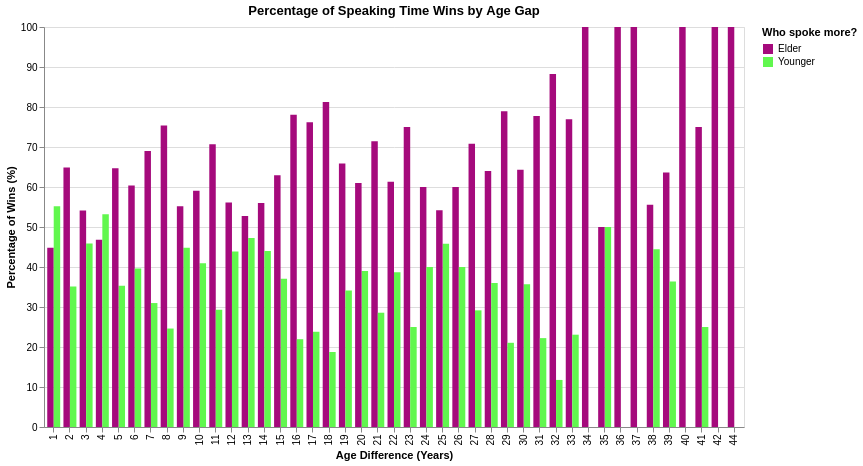

Write notebook code for a chart like this one.
### Code cell
# Percentage of Speaking Time Wins by Age Gap
# Step 1: คำนวณ Time Leader
time_leader_map = {}

for conv_id, group in df.groupby('conversation_id'):
    if len(group) == 2:
        group = group.sort_values('age')
        younger = group.iloc[0]
        older = group.iloc[1]

        winner = 'Tie'

        if older['age'] > younger['age']:
            if older['total_speaking_time'] > younger['total_speaking_time']:
                winner = 'Elder'
            elif younger['total_speaking_time'] > older['total_speaking_time']:
                winner = 'Younger'
        else:
            winner = 'Same Age'

        time_leader_map[conv_id] = winner

df['time_leader'] = df['conversation_id'].map(time_leader_map)


# Step 2: เตรียมข้อมูลให้ 1 คู่ = 1 observation และตัด same age, tie
df_convo = df.drop_duplicates(subset=['conversation_id'])
df_filtered = df_convo[df_convo['time_leader'].isin(['Elder', 'Younger'])]

counts = (
    df_filtered
    .groupby(['age_diff', 'time_leader'])
    .size()
    .reset_index(name='count')
)

total_per_diff = counts.groupby('age_diff')['count'].transform('sum')
counts['percentage'] = (counts['count'] / total_per_diff) * 100
counts = counts.sort_values('age_diff')


# Step 3: Altair Visualization 
bar = alt.Chart(counts).mark_bar().encode(
    x=alt.X('age_diff:O',
            title='Age Difference (Years)',
            sort='ascending'),
    xOffset='time_leader:N',  
    y=alt.Y('percentage:Q',
            title='Percentage of Wins (%)'),
    color=alt.Color(
        'time_leader:N',
        scale=alt.Scale(
            domain=['Elder', 'Younger'],
            range=["#A50A7C", "#61F74E"]
        ),
        title='Who spoke more?'
    )
).properties(
    width=700,
    height=400,
    title='Percentage of Speaking Time Wins by Age Gap'
)


Percentage_of_Speaking_Time_Wins_by_Age_Gap_chart = bar 
Percentage_of_Speaking_Time_Wins_by_Age_Gap_chart

# save เป็น png
#Percentage_of_Speaking_Time_Wins_by_Age_Gap_chart.save('Percentage_of_Speaking_Time_Wins_by_Age_Gap_chart.png')

### Figure 1 — Vega-Lite specification as saved in the notebook (floating-point values rounded to 4 significant figures)
{"config": {"view": {"continuousWidth": 300, "continuousHeight": 300}}, "data": {"name": "data-c9becd94d340813692169c0b786d5e9b"}, "mark": {"type": "bar"}, "encoding": {"color": {"field": "time_leader", "scale": {"domain": ["Elder", "Younger"], "range": ["#A50A7C", "#61F74E"]}, "title": "Who spoke more?", "type": "nominal"}, "x": {"field": "age_diff", "sort": "ascending", "title": "Age Difference (Years)", "type": "ordinal"}, "xOffset": {"field": "time_leader", "type": "nominal"}, "y": {"field": "percentage", "title": "Percentage of Wins (%)", "type": "quantitative"}}, "height": 400, "title": "Percentage of Speaking Time Wins by Age Gap", "width": 700, "$schema": "https://vega.github.io/schema/vega-lite/v6.1.0.json", "datasets": {"data-c9becd94d340813692169c0b786d5e9b": [{"age_diff": 1.0, "time_leader": "Elder", "count": 39, "percentage": 44.83}, {"age_diff": 1.0, "time_leader": "Younger", "count": 48, "percentage": 55.17}, {"age_diff": 2.0, "time_leader": "Elder", "count": 61, "percentage": 64.89}, {"age_diff": 2.0, "time_leader": "Younger", "count": 33, "percentage": 35.11}, {"age_diff": 3.0, "time_leader": "Elder", "count": 46, "percentage": 54.12}, {"age_diff": 3.0, "time_leader": "Younger", "count": 39, "percentage": 45.88}, {"age_diff": 4.0, "time_leader": "Elder", "count": 44, "percentage": 46.81}, {"age_diff": 4.0, "time_leader": "Younger", "count": 50, "percentage": 53.19}, {"age_diff": 5.0, "time_leader": "Younger", "count": 24, "percentage": 35.29}, {"age_diff": 5.0, "time_leader": "Elder", "count": 44, "percentage": 64.71}, {"age_diff": 6.0, "time_leader": "Elder", "count": 35, "percentage": 60.34}, {"age_diff": 6.0, "time_leader": "Younger", "count": 23, "percentage": 39.66}, {"age_diff": 7.0, "time_leader": "Elder", "count": 49, "percentage": 69.01}, {"age_diff": 7.0, "time_leader": "Younger", "count": 22, "percentage": 30.99}, {"age_diff": 8.0, "time_leader": "Elder", "count": 49, "percentage": 75.38}, {"age_diff": 8.0, "time_leader": "Younger", "count": 16, "percentage": 24.62}, {"age_diff": 9.0, "time_leader": "Younger", "count": 26, "percentage": 44.83}, {"age_diff": 9.0, "time_leader": "Elder", "count": 32, "percentage": 55.17}, {"age_diff": 10.0, "time_leader": "Younger", "count": 27, "percentage": 40.91}, {"age_diff": 10.0, "time_leader": "Elder", "count": 39, "percentage": 59.09}, {"age_diff": 11.0, "time_leader": "Elder", "count": 41, "percentage": 70.69}, {"age_diff": 11.0, "time_leader": "Younger", "count": 17, "percentage": 29.31}, {"age_diff": 12.0, "time_leader": "Elder", "count": 32, "percentage": 56.14}, {"age_diff": 12.0, "time_leader": "Younger", "count": 25, "percentage": 43.86}, {"age_diff": 13.0, "time_leader": "Elder", "count": 29, "percentage": 52.73}, {"age_diff": 13.0, "time_leader": "Younger", "count": 26, "percentage": 47.27}, {"age_diff": 14.0, "time_leader": "Elder", "count": 28, "percentage": 56.0}, {"age_diff": 14.0, "time_leader": "Younger", "count": 22, "percentage": 44.0}, {"age_diff": 15.0, "time_leader": "Younger", "count": 20, "percentage": 37.04}, {"age_diff": 15.0, "time_leader": "Elder", "count": 34, "percentage": 62.96}, {"age_diff": 16.0, "time_leader": "Elder", "count": 32, "percentage": 78.05}, {"age_diff": 16.0, "time_leader": "Younger", "count": 9, "percentage": 21.95}, {"age_diff": 17.0, "time_leader": "Elder", "count": 32, "percentage": 76.19}, {"age_diff": 17.0, "time_leader": "Younger", "count": 10, "percentage": 23.81}, {"age_diff": 18.0, "time_leader": "Elder", "count": 39, "percentage": 81.25}, {"age_diff": 18.0, "time_leader": "Younger", "count": 9, "percentage": 18.75}, {"age_diff": 19.0, "time_leader": "Elder", "count": 27, "percentage": 65.85}, {"age_diff": 19.0, "time_leader": "Younger", "count": 14, "percentage": 34.15}, {"age_diff": 20.0, "time_leader": "Younger", "count": 16, "percentage": 39.02}, {"age_diff": 20.0, "time_leader": "Elder", "count": 25, "percentage": 60.98}, {"age_diff": 21.0, "time_leader": "Elder", "count": 20, "percentage": 71.43}, {"age_diff": 21.0, "time_leader": "Younger", "count": 8, "percentage": 28.57}, {"age_diff": 22.0, "time_leader": "Elder", "count": 19, "percentage": 61.29}, {"age_diff": 22.0, "time_leader": "Younger", "count": 12, "percentage": 38.71}, {"age_diff": 23.0, "time_leader": "Elder", "count": 21, "percentage": 75.0}, {"age_diff": 23.0, "time_leader": "Younger", "count": 7, "percentage": 25.0}, {"age_diff": 24.0, "time_leader": "Elder", "count": 12, "percentage": 60.0}, {"age_diff": 24.0, "time_leader": "Younger", "count": 8, "percentage": 40.0}, {"age_diff": 25.0, "time_leader": "Younger", "count": 11, "percentage": 45.83}, {"age_diff": 25.0, "time_leader": "Elder", "count": 13, "percentage": 54.17}, {"age_diff": 26.0, "time_leader": "Elder", "count": 15, "percentage": 60.0}, {"age_diff": 26.0, "time_leader": "Younger", "count": 10, "percentage": 40.0}, {"age_diff": 27.0, "time_leader": "Elder", "count": 17, "percentage": 70.83}, {"age_diff": 27.0, "time_leader": "Younger", "count": 7, "percentage": 29.17}, {"age_diff": 28.0, "time_leader": "Elder", "count": 16, "percentage": 64.0}, {"age_diff": 28.0, "time_leader": "Younger", "count": 9, "percentage": 36.0}, {"age_diff": 29.0, "time_leader": "Elder", "count": 15, "percentage": 78.95}, {"age_diff": 29.0, "time_leader": "Younger", "count": 4, "percentage": 21.05}, {"age_diff": 30.0, "time_leader": "Younger", "count": 5, "percentage": 35.71}, {"age_diff": 30.0, "time_leader": "Elder", "count": 9, "percentage": 64.29}, {"age_diff": 31.0, "time_leader": "Elder", "count": 7, "percentage": 77.78}, {"age_diff": 31.0, "time_leader": "Younger", "count": 2, "percentage": 22.22}, {"age_diff": 32.0, "time_leader": "Elder", "count": 15, "percentage": 88.24}, {"age_diff": 32.0, "time_leader": "Younger", "count": 2, "percentage": 11.76}, {"age_diff": 33.0, "time_leader": "Elder", "count": 10, "percentage": 76.92}, {"age_diff": 33.0, "time_leader": "Younger", "count": 3, "percentage": 23.08}, {"age_diff": 34.0, "time_leader": "Elder", "count": 6, "percentage": 100.0}, {"age_diff": 35.0, "time_leader": "Younger", "count": 2, "percentage": 50.0}, {"age_diff": 35.0, "time_leader": "Elder", "count": 2, "percentage": 50.0}, {"age_diff": 36.0, "time_leader": "Elder", "count": 8, "percentage": 100.0}, {"age_diff": 37.0, "time_leader": "Elder", "count": 5, "percentage": 100.0}, {"age_diff": 38.0, "time_leader": "Elder", "count": 5, "percentage": 55.56}, {"age_diff": 38.0, "time_leader": "Younger", "count": 4, "percentage": 44.44}, {"age_diff": 39.0, "time_leader": "Elder", "count": 7, "percentage": 63.64}, {"age_diff": 39.0, "time_leader": "Younger", "count": 4, "percentage": 36.36}, {"age_diff": 40.0, "time_leader": "Elder", "count": 5, "percentage": 100.0}, {"age_diff": 41.0, "time_leader": "Elder", "count": 3, "percentage": 75.0}, {"age_diff": 41.0, "time_leader": "Younger", "count": 1, "percentage": 25.0}, {"age_diff": 42.0, "time_leader": "Elder", "count": 2, "percentage": 100.0}, {"age_diff": 44.0, "time_leader": "Elder", "count": 2, "percentage": 100.0}]}}
